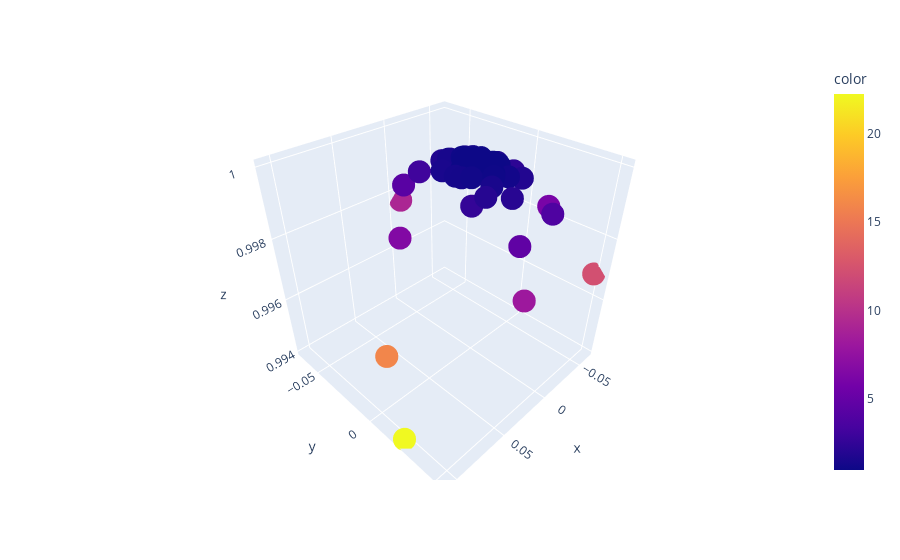

Source (notebook cell):
### Code cell
device = torch.device('cpu')
N = 50
ray_mask = torch.ones((1, 50), device=device, dtype=bool)
roughness = torch.tensor(0.01)
normal = torch.tensor([0, 0, 1.0], device=device).reshape(1, 3)
viewdir = torch.tensor([0, 0, 1.0], device=device).reshape(1, 3)
sampler = GGXSampler(N, 0)
L, basis = sampler.sample(N, None, viewdir, normal, roughness, roughness, ray_mask)
H = normalize(L + normal)
mipval = calculate_mipval(H, viewdir, normal, ray_mask, roughness)

h = w = 512
# h = w = 2048
distortion = 1
saTexel = distortion / h / w
num_pixels = h * w * 6
miplevel = ((mipval - math.log(saTexel)) / math.log(2))/2
miplevel = miplevel.clip(0)
res = h / 2**miplevel
ic(mipval, math.log(saTexel*N))
px.scatter_3d(x=L[:, 0], y=L[:, 1], z=L[:, 2], color=2**miplevel)

### Figure 1 — Plotly figure (JSON) as saved in the notebook; plotly's stock layout.template omitted (floating-point values rounded to 4 significant figures)
{"data": [{"hovertemplate": "x=%{x}<br>y=%{y}<br>z=%{z}<br>color=%{marker.color}<extra></extra>", "legendgroup": "", "marker": {"color": [1, 22.24, 3.641, 1.265, 1.663, 2.315, 1, 1, 1, 1, 3.093, 2.024, 1.379, 4.752, 9.189, 1.031, 1.061, 12.26, 6.607, 1.501, 1.808, 2.615, 1, 1, 1, 1, 2.232, 1.621, 1.291, 3.865, 1, 1.199, 1.158, 1, 4.365, 1.333, 1.547, 2.118, 1, 1, 1, 1, 2.752, 1.853, 1.46, 6.066, 15.94, 1.076, 1.011, 8.176], "coloraxis": "coloraxis", "symbol": "circle"}, "mode": "markers", "name": "", "scene": "scene", "showlegend": false, "type": "scatter3d", "x": [0, 0.1063, -0.033, -0.004115, -0.01355, -0.02899, 0.006722, 0.002881, -0.00921, -0.003414, 0.01115, 0.02002, 0.01884, 0.02324, -0.007882, -0.0112, -0.003478, -0.06268, 0.0548, 0.01241, 0.001241, 0.0287, -0.004367, -0.003959, 0.009986, -8.808e-05, -0.01057, -0.02224, -0.01301, -0.01498, 0.00191, 0.01522, -0.01384, -5.231e-05, 0.02093, 0.0183, 0.01693, 0.008017, -0.004526, -0.01076, 0.003046, 0.002739, -0.03103, -0.01712, 0.0004966, -0.05037, 0.0916, 0.004924, 0.01228, 0.03629], "y": [0, 0.02359, -0.02284, 0.01679, -0.01832, 0.006205, -0.0047, 0.01183, -0.003272, 0.004046, -0.03441, 0.01782, -0.002605, 0.04103, -0.06789, 0.006645, -0.01318, 0.04931, -0.01561, 0.01659, -0.02444, 0.01486, -0.0003342, 0.008249, -0.003584, 0.006404, -0.02686, -0.0008789, -0.012, 0.03886, -0.001974, 0.005531, -0.006924, 0.0006077, -0.03966, 0.001203, -0.01294, 0.02656, -0.005589, 0.002938, -0.00816, 0.002726, -0.01253, 0.01819, -0.02016, 0.02029, 0.0003915, 0.01305, -0.002807, 0.05287], "z": [1, 0.9941, 0.9992, 0.9999, 0.9997, 0.9996, 1.0, 0.9999, 1.0, 1.0, 0.9993, 0.9996, 0.9998, 0.9989, 0.9977, 0.9999, 0.9999, 0.9968, 0.9984, 0.9998, 0.9997, 0.9995, 1.0, 1.0, 0.9999, 1.0, 0.9996, 0.9998, 0.9998, 0.9991, 1.0, 0.9999, 0.9999, 1.0, 0.999, 0.9998, 0.9998, 0.9996, 1.0, 0.9999, 1.0, 1.0, 0.9994, 0.9997, 0.9998, 0.9985, 0.9958, 0.9999, 0.9999, 0.9979]}], "layout": {"coloraxis": {"colorbar": {"title": {"text": "color"}}, "colorscale": [[0, "#0d0887"], [0.1111, "#46039f"], [0.2222, "#7201a8"], [0.3333, "#9c179e"], [0.4444, "#bd3786"], [0.5556, "#d8576b"], [0.6667, "#ed7953"], [0.7778, "#fb9f3a"], [0.8889, "#fdca26"], [1, "#f0f921"]]}, "legend": {"tracegroupgap": 0}, "margin": {"t": 60}, "scene": {"domain": {"x": [0, 1], "y": [0, 1]}, "xaxis": {"title": {"text": "x"}}, "yaxis": {"title": {"text": "y"}}, "zaxis": {"title": {"text": "z"}}}}}
